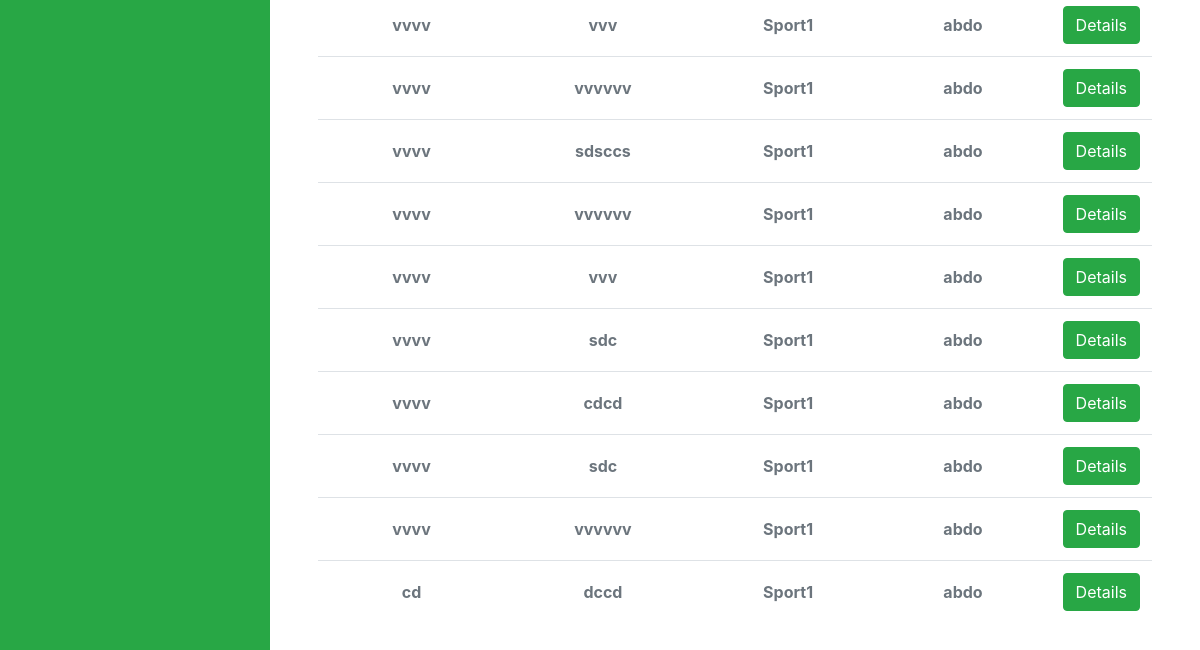
The app's page /UserStoryVersion/list/ (signed in, lower part), older data.
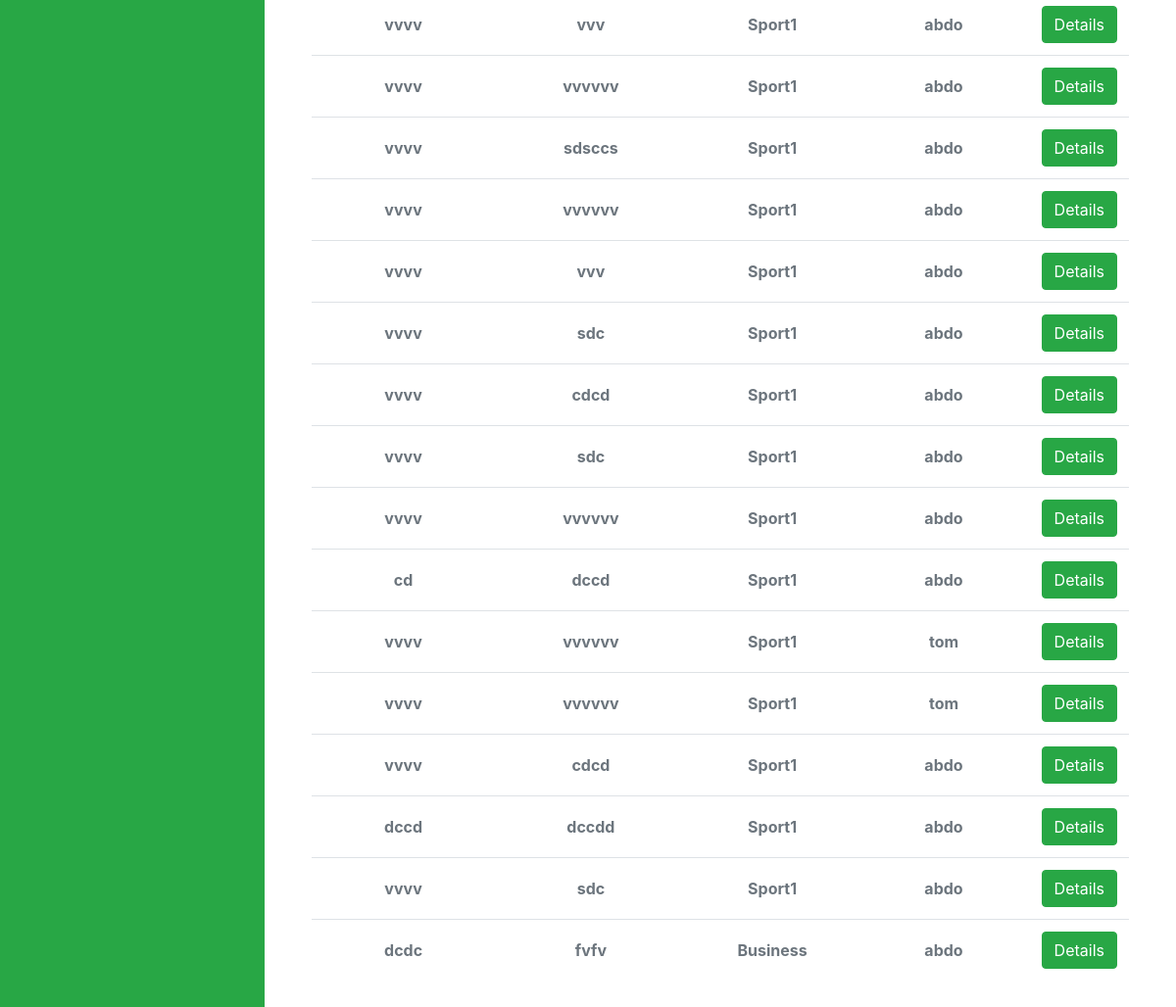
The same page, newer data.
### UserStoryApp/models.py (models this page shows, shortened)
class UserStoryVersion(models.Model):
    id = models.AutoField(primary_key=True)
    name = models.TextField(blank=True)
    description = models.TextField(blank=True)
    Project = models.ForeignKey(Project, on_delete=models.CASCADE)
    User = models.ForeignKey(
        User, on_delete=models.CASCADE, blank=True, null=True)
    class Meta:
        db_table = "UserStoryVersion"

class Project(models.Model):
    id = models.AutoField(primary_key=True)
    name = models.TextField(blank=True)
    status = models.BooleanField(default=True)
    Business = models.ForeignKey(Business, on_delete=models.CASCADE)
    User = models.ForeignKey(
        User, on_delete=models.CASCADE, blank=True, null=True)
    project = ""
    class Meta:
        db_table = "Project"

class User (AbstractUser):
    Role = models.IntegerField(blank=True, null=True, default=2)
    project = []
    business = []

### UserStoryVersions/views.py (the view)
# urls.py: path('list/', views.userStoryVersions_list, name='userStoryVersions'),
@login_required
def userStoryVersions_list(request):
    PROJECT = ""
    CREATOR = ""
    userStoriesVersions = UserStoryVersion.objects.all()
    my_filter = userStoryVersionsFilter(
        request.GET, queryset=userStoriesVersions)
    userStoriesVersions = my_filter.qs
    if request.GET.get("PROJECT"):
        userStoriesVersions = userStoriesVersions.filter(
            Project__name__contains=request.GET.get("PROJECT"))
        PROJECT = request.GET.get("PROJECT")
    if request.GET.get("CREATOR"):
        userStoriesVersions = userStoriesVersions.filter(
            User__username__contains=request.GET.get("CREATOR"))
        CREATOR = request.GET.get("CREATOR")
    return render(request, 'userStoryVersions/userStoryVersions.html', {'users': userStoriesVersions, 'filter': my_filter, 'form': {'PROJECT': PROJECT, 'CREATOR': CREATOR}})

### UserStoryVersions/templates/userStoryVersions/userStoryVersions.html (shortened to what this page needs)
{% extends "base.html" %}
{% block content %}
<div class="table-responsive p-0">
    <table class="table align-items-center mb-0">
        <tbody>
            {% for user in users %}
                <tr>
                <td class="align-middle text-center">
                    <span class="text-secondary text-xs font-weight-bold">{{user.name}}</span>
                </td>
                <td class="align-middle text-center">
                    <span class="text-secondary text-xs font-weight-bold">{{user.description}}</span>
                </td>
                <td class="align-middle text-center">
                    <span class="text-secondary text-xs font-weight-bold">{{user.Project.name}}</span>
                </td>
                <td class="align-middle text-center">
                    <span class="text-secondary text-xs font-weight-bold">{{user.User.username}}</span>
                </td>
                <td class="align-middle text-center">
                    <a href="{% url 'userStoryVersionDetails' user.id %}" class="btn btn-success" aria-hidden="true">
                        Details
                    </a>
                </td>
            </tr>
            {% endfor %}
        </tbody>
    </table>
</div>
{% endblock %}

Row changes from the older to the newer data that the page shows:
added UserStoryVersion: name "vvvv", description "vvvvvv", Project.name "Sport1", User.username "tom"
added UserStoryVersion: name "vvvv", description "vvvvvv", Project.name "Sport1", User.username "tom"
added UserStoryVersion: name "vvvv", description "cdcd", Project.name "Sport1", User.username "abdo"
added UserStoryVersion: name "dccd", description "dccdd", Project.name "Sport1", User.username "abdo"
added UserStoryVersion: name "vvvv", description "sdc", Project.name "Sport1", User.username "abdo"
added UserStoryVersion: name "dcdc", description "fvfv", Project.name "Business", User.username "abdo"
